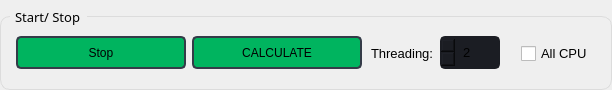
                           <widget class="QGroupBox" name="groupBox_29">
                            <property name="sizePolicy">
                             <sizepolicy hsizetype="Expanding" vsizetype="Fixed">
                              <horstretch>0</horstretch>
                              <verstretch>0</verstretch>
                             </sizepolicy>
                            </property>
                            <property name="minimumSize">
                             <size>
                              <width>610</width>
                              <height>0</height>
                             </size>
                            </property>
                            <property name="maximumSize">
                             <size>
                              <width>690</width>
                              <height>90</height>
                             </size>
                            </property>
                            <property name="font">
                             <font>
                              <family>Segoe UI Semibold</family>
                              <pointsize>10</pointsize>
                             </font>
                            </property>
                            <property name="styleSheet">
                             <string notr="true">QGroupBox {
  
  border: 1px solid rgb(220, 220, 220);
  border-radius: 10px;
  padding: 4px;
  margin-top: 16px;
}

QGroupBox::title {
  subcontrol-origin: margin;
  subcontrol-position: top left;
  left: 10px;
  padding-left: 3px;
  padding-right: 5px;
  padding-top: 8px;
  padding-bottom: 16px;
}

QGroupBox::indicator {
  margin-left: 2px;
  height: 16px;
  width: 16px;
}</string>
                            </property>
                            <property name="title">
                             <string>Start/ Stop</string>
                            </property>
                            <layout class="QHBoxLayout" name="horizontalLayout_38">
                             <item>
                              <layout class="QHBoxLayout" name="horizontalLayout_30">
                               <item>
                                <widget class="QPushButton" name="stop_pushButton_3">
                                 <property name="minimumSize">
                                  <size>
                                   <width>170</width>
                                   <height>33</height>
                                  </size>
                                 </property>
                                 <property name="font">
                                  <font>
                                   <family>Segoe UI</family>
                                   <pointsize>9</pointsize>
                                  </font>
                                 </property>
                                 <property name="styleSheet">
                                  <string notr="true">QPushButton {
	border: 2px solid rgb(52, 59, 72);
	border-radius: 5px;	
	background-color: rgb(0, 180, 95);
}
QPushButton:hover {
	background-color: rgb(0, 152, 84);
	border: 2px solid rgb(61, 70, 86);
}
QPushButton:pressed {	
	background-color: rgb(220, 5, 100);
	border: 2px solid rgb(43, 50, 61);
}</string>
                                 </property>
                                 <property name="text">
                                  <string>Stop</string>
                                 </property>
                                 <property name="icon">
                                  <iconset resource="icons_path.qrc">
                                   <normaloff>:/16x16/icons/16x16/cil-media-stop.png</normaloff>:/16x16/icons/16x16/cil-media-stop.png</iconset>
                                 </property>
                                </widget>
                               </item>
                               <item>
                                <widget class="QPushButton" name="network_calculate_pushButton">
                                 <property name="minimumSize">
                                  <size>
                                   <width>170</width>
                                   <height>33</height>
                                  </size>
                                 </property>
                                 <property name="font">
                                  <font>
                                   <family>Segoe UI</family>
                                   <pointsize>9</pointsize>
                                  </font>
                                 </property>
                                 <property name="styleSheet">
                                  <string notr="true">QPushButton {
	border: 2px solid rgb(52, 59, 72);
	border-radius: 5px;	
	background-color: rgb(0, 180, 95);
}
QPushButton:hover {
	background-color: rgb(220, 5, 100);
	border: 2px solid rgb(61, 70, 86);
}
QPushButton:pressed {	
	background-color: rgb(190, 5, 100);
	border: 2px solid rgb(43, 50, 61);
}

</string>
                                 </property>
                                 <property name="text">
                                  <string>CALCULATE</string>
                                 </property>
                                 <property name="icon">
                                  <iconset resource="icons_path.qrc">
                                   <normaloff>:/16x16/icons/16x16/cil-arrow-right.png</normaloff>:/16x16/icons/16x16/cil-arrow-right.png</iconset>
                                 </property>
                                </widget>
                               </item>
                              </layout>
                             </item>
                             <item>
                              <layout class="QHBoxLayout" name="horizontalLayout_28">
                               <property name="leftMargin">
                                <number>3</number>
                               </property>
                               <item>
                                <widget class="QLabel" name="label_100">
                                 <property name="sizePolicy">
                                  <sizepolicy hsizetype="Expanding" vsizetype="Preferred">
                                   <horstretch>0</horstretch>
                                   <verstretch>0</verstretch>
                                  </sizepolicy>
                                 </property>
                                 <property name="maximumSize">
                                  <size>
                                   <width>70</width>
                                   <height>16777215</height>
                                  </size>
                                 </property>
                                 <property name="font">
                                  <font>
                                   <pointsize>10</pointsize>
                                  </font>
                                 </property>
                                 <property name="text">
                                  <string>Threading:</string>
                                 </property>
                                 <property name="alignment">
                                  <set>Qt::AlignLeading|Qt::AlignLeft|Qt::AlignVCenter</set>
                                 </property>
                                 <property name="buddy">
                                  <cstring>Number_CPU_spinBox</cstring>
                                 </property>
                                </widget>
                               </item>
                               <item>
                                <widget class="QSpinBox" name="Number_of_thread_for_network_spinBox">
                                 <property name="sizePolicy">
                                  <sizepolicy hsizetype="Expanding" vsizetype="Expanding">
                                   <horstretch>0</horstretch>
                                   <verstretch>0</verstretch>
                                  </sizepolicy>
                                 </property>
                                 <property name="minimumSize">
                                  <size>
                                   <width>60</width>
                                   <height>33</height>
                                  </size>
                                 </property>
                                 <property name="maximumSize">
                                  <size>
                                   <width>16777215</width>
                                   <height>33</height>
                                  </size>
                                 </property>
                                 <property name="font">
                                  <font>
                                   <family>Segoe UI</family>
                                   <pointsize>10</pointsize>
                                  </font>
                                 </property>
                                 <property name="layoutDirection">
                                  <enum>Qt::RightToLeft</enum>
                                 </property>
                                 <property name="styleSheet">
                                  <string notr="true">QSpinBox{
	background-color: rgb(27, 29, 35);
	border-radius: 5px;
	border: 2px solid rgb(27, 29, 35);
	padding: 5px;
	padding-left: 5px;
}
QSpinBox:hover{
	border: 2px solid rgb(64, 71, 88);
}
QSpinBox QAbstractItemView {
	color: rgb(85, 170, 255);	
	background-color: rgb(27, 29, 35);
	padding: 5px;
	selection-background-color: rgb(39, 44, 54);
}</string>
                                 </property>
                                 <property name="minimum">
                                  <number>2</number>
                                 </property>
                                </widget>
                               </item>
                               <item>
                                <widget class="QCheckBox" name="checkBox_5">
                                 <property name="minimumSize">
                                  <size>
                                   <width>90</width>
                                   <height>0</height>
                                  </size>
                                 </property>
                                 <property name="maximumSize">
                                  <size>
                                   <width>115</width>
                                   <height>16777215</height>
                                  </size>
                                 </property>
                                 <property name="font">
                                  <font>
                                   <pointsize>10</pointsize>
                                  </font>
                                 </property>
                                 <property name="styleSheet">
                                  <string notr="true">QCheckBox {
    spacing: 5px;
	margin-left: 15px;
}

QCheckBox::indicator {
    width: 15px;
    height: 15px;
}

QCheckBox::indicator:unchecked {
border-image: url(:/16x16/icons/16x16/cil-circle.png);

}


QCheckBox::indicator:checked {
	border-image: url(:/20x20/icons/20x20/cil-check.png);
}</string>
                                 </property>
                                 <property name="text">
                                  <string>All CPU</string>
                                 </property>
                                </widget>
                               </item>
                              </layout>
                             </item>
                            </layout>
                           </widget>
